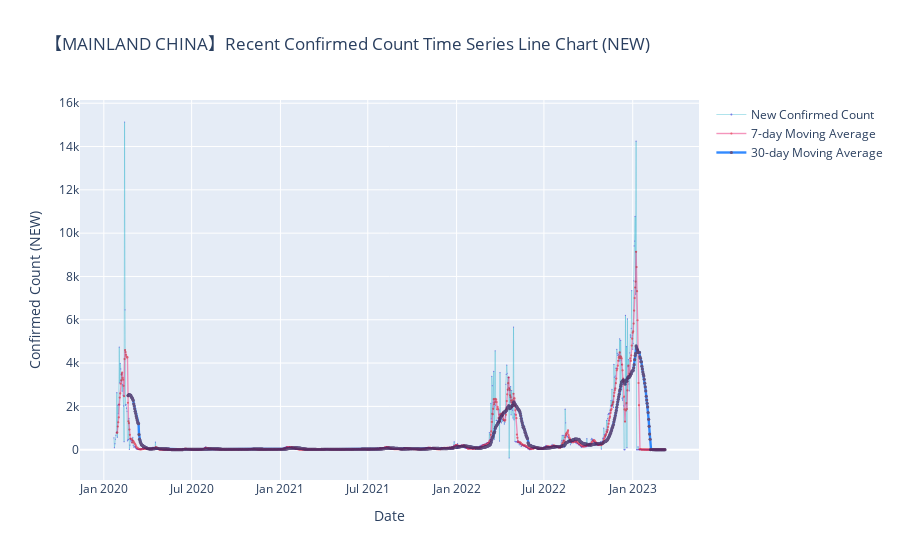

This figure's notebook cell:
### Markdown cell above
The observation suggests a significant surge in COVID-19 cases around February and March of 2022. This phenomenon could be attributed to deviations in public health policy and management strategies, similar to those observed in the United Kingdom, leading to a critical escalation in the case numbers. The situation underscores the complexities and challenges in pandemic response, particularly in regions with dense populations and interconnected urban environments.

In light of this, it is prudent to exclude the data pertaining to Hong Kong to analyze the trend within mainland China more accurately. By doing so, we can attain a clearer understanding of the pandemic's trajectory and the efficacy of implemented control measures in the mainland, thus enabling a more focused analysis of the regional responses and outcomes.

### Code cell
data_copy1 = ts_confirmed_CHINA_incre

specify = 'Mainland China'
idx = data_copy1.index
# Excludes Hong Kong data and sums up the rest for each date
ser = data_copy1.drop('Hong Kong', axis=1).sum(axis=1)
layout_title = specify.upper()
kind = 'Confirmed'
method = 'New'
ma = [7,30]

trace = go.Scatter(
            x = idx,
            y = ser,
            mode = 'lines+markers',
            name = f'{method} {kind} Count',
            opacity = .8,
            line=dict(color="#08a8c4", width = .4),
            marker = dict(color = '#5857e1', size = 1.2)
        )
trace1 = go.Scatter(
    x = idx,
    y = ser.rolling(ma[0]).mean(),
    mode = 'lines+markers',
    name = f'{ma[0]}-day Moving Average',
    opacity = .6,
    line=dict(color="#ee5090", width = 1.4),
    marker = dict(color = '#dd001b', size = 2.2)
)
trace2 = go.Scatter(
    x = idx,
    y = ser.rolling(ma[1]).mean(),
    mode = 'lines+markers',
    name = f'{ma[1]}-day Moving Average',
    opacity = .8,
    line=dict(color="#006eff", width = 2.4),
    marker = dict(color = '#412b63', size = 3.2)
)

plotdata = [trace, trace1, trace2]

'''Initiate plotting'''

x_axis_config = {'title': 'Date'}
y_axis_config = {'title': f'{kind} Count ({method.upper()})'}
# Return the specified image layout and configuration object
my_layout = Layout(title=f"【{layout_title}】Recent {kind} Count Time Series Line Chart ({method.upper()})",
                   xaxis=x_axis_config, yaxis=y_axis_config)
# Generate the chart
offline.iplot({'data': plotdata, 'layout': my_layout}, filename=f'{layout_title}_COVID_TS', image_height=500, image_width=1000, image = 'png')

### Figure 1 — Plotly figure (JSON) as saved in the notebook; plotly's stock layout.template omitted (floating-point values rounded to 4 significant figures; data arrays with more than 128 entries replaced by an {"elided": "..."} marker saying what was removed)
{"data": [{"line": {"color": "#08a8c4", "width": 0.4}, "marker": {"color": "#5857e1", "size": 1.2}, "mode": "lines+markers", "name": "New Confirmed Count", "opacity": 0.8, "type": "scatter", "x": {"elided": "1143 str values"}, "y": {"elided": "1143 int values"}}, {"line": {"color": "#ee5090", "width": 1.4}, "marker": {"color": "#dd001b", "size": 2.2}, "mode": "lines+markers", "name": "7-day Moving Average", "opacity": 0.6, "type": "scatter", "x": {"elided": "1143 str values"}, "y": {"elided": "1143 float values"}}, {"line": {"color": "#006eff", "width": 2.4}, "marker": {"color": "#412b63", "size": 3.2}, "mode": "lines+markers", "name": "30-day Moving Average", "opacity": 0.8, "type": "scatter", "x": {"elided": "1143 str values"}, "y": {"elided": "1143 float values"}}], "layout": {"title": {"text": "【MAINLAND CHINA】Recent Confirmed Count Time Series Line Chart (NEW)"}, "xaxis": {"title": {"text": "Date"}}, "yaxis": {"title": {"text": "Confirmed Count (NEW)"}}}}
